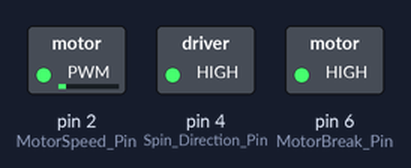
Simulated run of this sketch. Board: Arduino Mega 2560, built with avr-gcc and run on an emulated ATmega2560. Parts: switched loads named in the sketch (green lamp = pin HIGH). What the sketch prints to the serial monitor is not drawn.

Above: at 0.1 s.
Timing chart, 0 to 1.6 s (numbered marks = the images above):
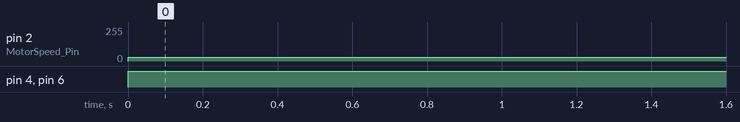

The sketch:

Motor_Serial_Test.ino
```cpp
/*直流电机控制测试程序*/
#define MotorSpeed_Pin 2  //设置#2（PWM）针脚为电机转速控制端子
#define Spin_Direction_Pin 4 //设置#4针脚为电机旋转方向控制端子
#define MotorBreak_Pin 6  //设置#6针脚为电机刹车控制端子

const byte numChars = 32; //存储从串口读取的字符
char receivedChars[numChars]; //存储串口读取字符形成的字符串数组
String Received_String =""; //存储串口返回的字符串
String Angle_Str = ""; //存储角度数据-字符串类型
int TensionArmAngle = 0; //存储角度数据-整数型
int MotorSpeed = 0;//设置电机转速/力矩
boolean newData = false;
int Angle = 0;


void setup() {
  // put your setup code here, to run once:
  pinMode(MotorSpeed_Pin,OUTPUT);
  pinMode(Spin_Direction_Pin,OUTPUT);
  pinMode(MotorBreak_Pin,OUTPUT);

  Serial.begin(9600);
  Serial1.begin(9600); //左侧旋转编码器串口
  Serial2.begin(9600); //右侧旋转编码器串口
  Serial.println("<Arduino is ready>");
}

void loop() {
  //从Serial端口读取控制电机旋转的数据
  TensionArmAngle=RotaryEncoderAngle();

  //将编码器角度值转换为控制电机转速的PWM值
  MotorSpeed = map(TensionArmAngle,39,1,6,30);

  //显示串口输入的数值
  Serial.print("MotorSpeed:");
  Serial.println(MotorSpeed);

  // 控制电机旋转:
  digitalWrite(Spin_Direction_Pin,HIGH);
  digitalWrite(MotorBreak_Pin,HIGH);
  analogWrite(MotorSpeed_Pin,MotorSpeed);

}

int RotaryEncoderAngle() {
  //将从串口读取的字符合成字符串，以回车符作为每个字符串的结束符号
    static byte ndx = 0;
    char endMarker = '\n';
    char rc;

    while (Serial1.available() > 0 && newData == false) {
        rc = Serial1.read();

        if (rc != endMarker) {
            receivedChars[ndx] = rc;
            ndx++;
            if (ndx >= numChars) {
                ndx = numChars - 1;
            }
        }
        else {
            receivedChars[ndx] = '\0'; // 当读取到回车符时，表示读取的字符串结束
            ndx = 0;
            newData = true;
        }
    }

    //将接收到的角度信息转化为整数
    if (newData == true)
    {
        Received_String = receivedChars;
        Angle_Str = Received_String.substring(6,10);
        Angle = Angle_Str.toInt();
       newData = false;
    }

    return Angle;
}
```

Measured:
- by itself, pin 2 (MotorSpeed_Pin): 0/255 → 30/255 at 0.00 s
- by itself, pin 4 (Spin_Direction_Pin), pin 6 (MotorBreak_Pin): LOW → HIGH at 0.00 s
